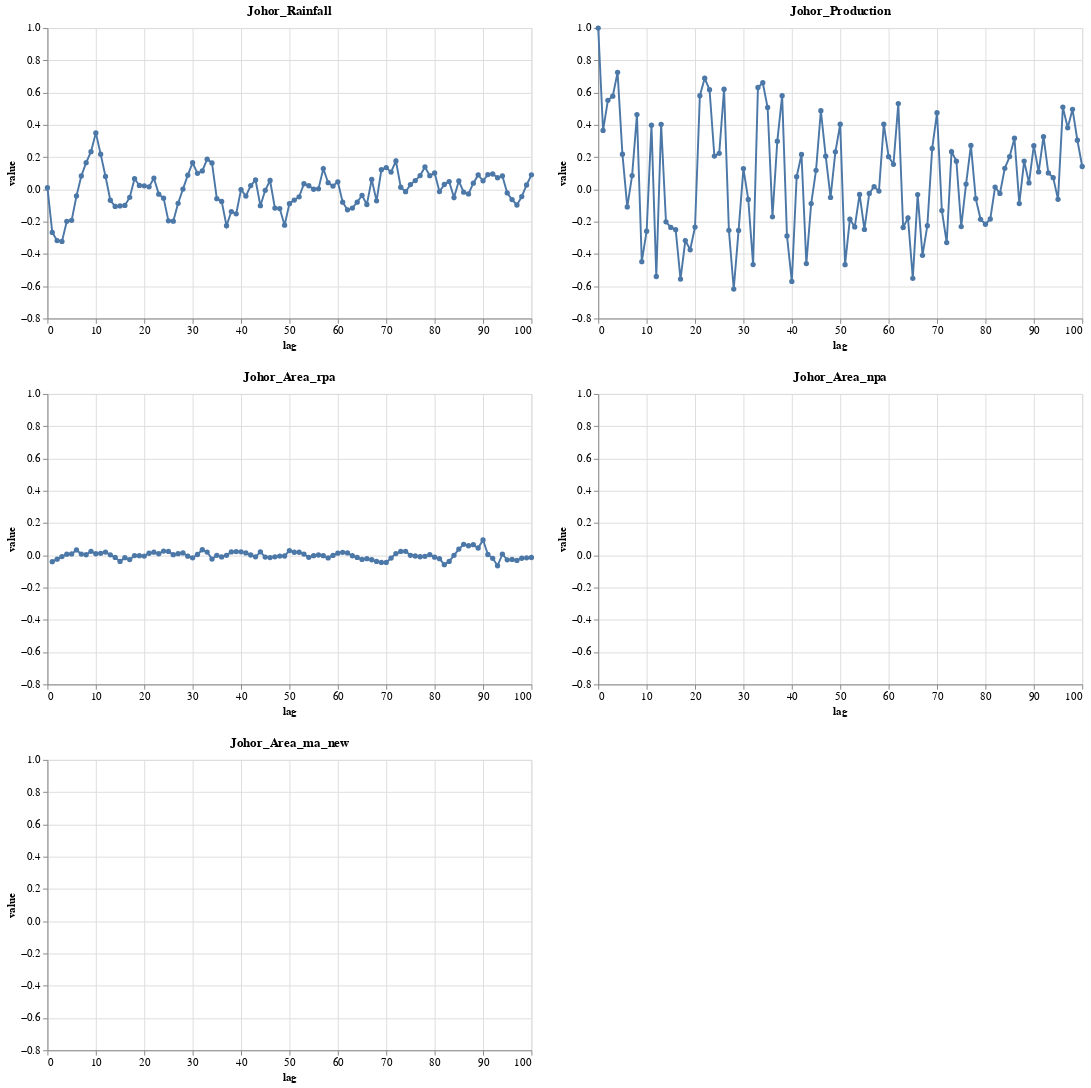

The code cell stored with this chart in its notebook:
### Code cell
part_autocorrelation(X[cols])

### Figure 1 — Vega-Lite specification as saved in the notebook (floating-point values rounded to 4 significant figures; data arrays with more than 128 entries replaced by an {"elided": "..."} marker saying what was removed)
{"$schema": "https://vega.github.io/schema/vega-lite/v4.8.1.json", "columns": 2, "concat": [{"encoding": {"x": {"field": "lag", "scale": {"zero": false}, "type": "quantitative"}, "y": {"field": "value", "scale": {"zero": false}, "type": "quantitative"}}, "height": 300, "mark": {"point": true, "type": "line"}, "title": "Johor_Rainfall", "transform": [{"filter": {"equal": "Johor_Rainfall", "field": "variable"}}], "width": 500}, {"encoding": {"x": {"field": "lag", "scale": {"zero": false}, "type": "quantitative"}, "y": {"field": "value", "scale": {"zero": false}, "type": "quantitative"}}, "height": 300, "mark": {"point": true, "type": "line"}, "title": "Johor_Production", "transform": [{"filter": {"equal": "Johor_Production", "field": "variable"}}], "width": 500}, {"encoding": {"x": {"field": "lag", "scale": {"zero": false}, "type": "quantitative"}, "y": {"field": "value", "scale": {"zero": false}, "type": "quantitative"}}, "height": 300, "mark": {"point": true, "type": "line"}, "title": "Johor_Area_rpa", "transform": [{"filter": {"equal": "Johor_Area_rpa", "field": "variable"}}], "width": 500}, {"encoding": {"x": {"field": "lag", "scale": {"zero": false}, "type": "quantitative"}, "y": {"field": "value", "scale": {"zero": false}, "type": "quantitative"}}, "height": 300, "mark": {"point": true, "type": "line"}, "title": "Johor_Area_npa", "transform": [{"filter": {"equal": "Johor_Area_npa", "field": "variable"}}], "width": 500}, {"encoding": {"x": {"field": "lag", "scale": {"zero": false}, "type": "quantitative"}, "y": {"field": "value", "scale": {"zero": false}, "type": "quantitative"}}, "height": 300, "mark": {"point": true, "type": "line"}, "title": "Johor_Area_ma_new", "transform": [{"filter": {"equal": "Johor_Area_ma_new", "field": "variable"}}], "width": 500}], "config": {"axis": {"labelFontSize": 11, "titleFontSize": 11}, "title": {"fontSize": 13}, "view": {"continuousHeight": 300, "continuousWidth": 400}}, "data": {"name": "data-3317c4944920dd0563f1c3464fc6f293"}, "datasets": {"data-3317c4944920dd0563f1c3464fc6f293": {"elided": "303 records"}}, "resolve": {"axis": {"x": "independent", "y": "independent"}, "scale": {"x": "shared", "y": "shared"}}}
